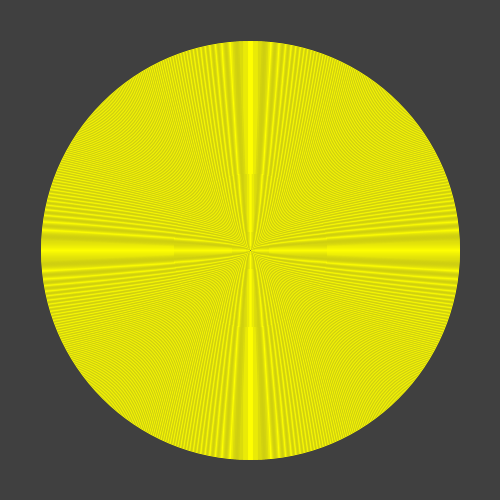
Frame 1 (no input)
Frame 60 (the mouse pressed at the canvas centre just before this capture): identical to frame 1, image omitted
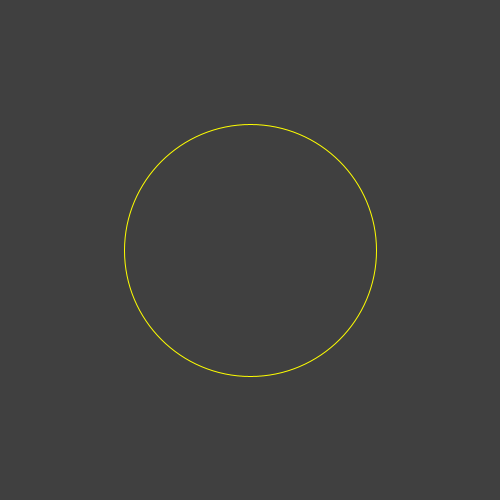
Frame 120 (the mouse held since frame 60 and released just before this capture)

The Processing sketch that drew these frames (run headless with seeded random() and noise(); from frame 60 on, the mouse is pressed at the canvas centre):

// Processing sketch: processing_7567
// ── processing_7567.pde



void setup()
{
  size(500,500);
  noFill();
}

void draw()
{
  background(64);
  for (int i = 0; i < 420; i=i +(mouseX+2))
  {
    stroke(i);
    stroke(400, 400,0);
    ellipse(width/2, height/2, i, i);
  }
  
}
